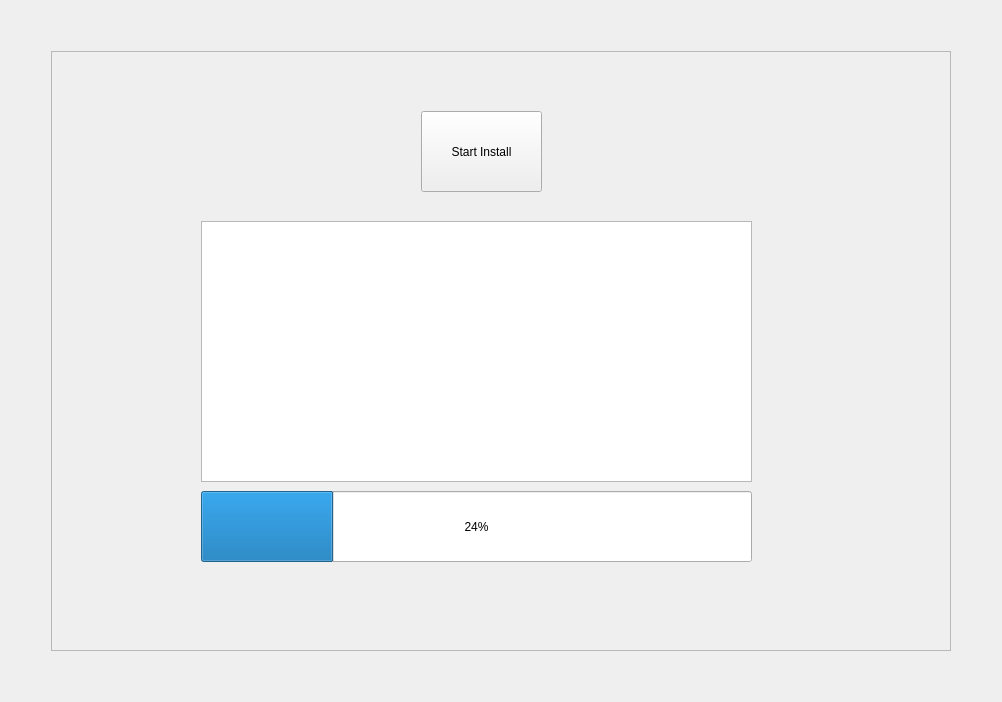
      <widget class="QWidget" name="install_tab">
       <attribute name="title">
        <string>Install</string>
       </attribute>
       <layout class="QGridLayout" name="gridLayout_27">
        <item row="1" column="0">
         <spacer name="horizontalSpacer_45">
          <property name="orientation">
           <enum>Qt::Horizontal</enum>
          </property>
          <property name="sizeHint" stdset="0">
           <size>
            <width>40</width>
            <height>20</height>
           </size>
          </property>
         </spacer>
        </item>
        <item row="1" column="1">
         <widget class="QFrame" name="install_frame">
          <property name="minimumSize">
           <size>
            <width>900</width>
            <height>600</height>
           </size>
          </property>
          <property name="frameShape">
           <enum>QFrame::StyledPanel</enum>
          </property>
          <property name="frameShadow">
           <enum>QFrame::Raised</enum>
          </property>
          <widget class="QPushButton" name="pushButton_21">
           <property name="geometry">
            <rect>
             <x>370</x>
             <y>60</y>
             <width>121</width>
             <height>81</height>
            </rect>
           </property>
           <property name="text">
            <string>Start Install</string>
           </property>
          </widget>
          <widget class="QProgressBar" name="progressBar">
           <property name="geometry">
            <rect>
             <x>150</x>
             <y>440</y>
             <width>551</width>
             <height>71</height>
            </rect>
           </property>
           <property name="value">
            <number>24</number>
           </property>
          </widget>
          <widget class="QTextBrowser" name="textBrowser">
           <property name="geometry">
            <rect>
             <x>150</x>
             <y>170</y>
             <width>551</width>
             <height>261</height>
            </rect>
           </property>
          </widget>
         </widget>
        </item>
        <item row="0" column="1">
         <spacer name="verticalSpacer_36">
          <property name="orientation">
           <enum>Qt::Vertical</enum>
          </property>
          <property name="sizeHint" stdset="0">
           <size>
            <width>20</width>
            <height>40</height>
           </size>
          </property>
         </spacer>
        </item>
        <item row="1" column="2">
         <spacer name="horizontalSpacer_46">
          <property name="orientation">
           <enum>Qt::Horizontal</enum>
          </property>
          <property name="sizeHint" stdset="0">
           <size>
            <width>40</width>
            <height>20</height>
           </size>
          </property>
         </spacer>
        </item>
        <item row="2" column="1">
         <spacer name="verticalSpacer_37">
          <property name="orientation">
           <enum>Qt::Vertical</enum>
          </property>
          <property name="sizeHint" stdset="0">
           <size>
            <width>20</width>
            <height>40</height>
           </size>
          </property>
         </spacer>
        </item>
       </layout>
      </widget>
